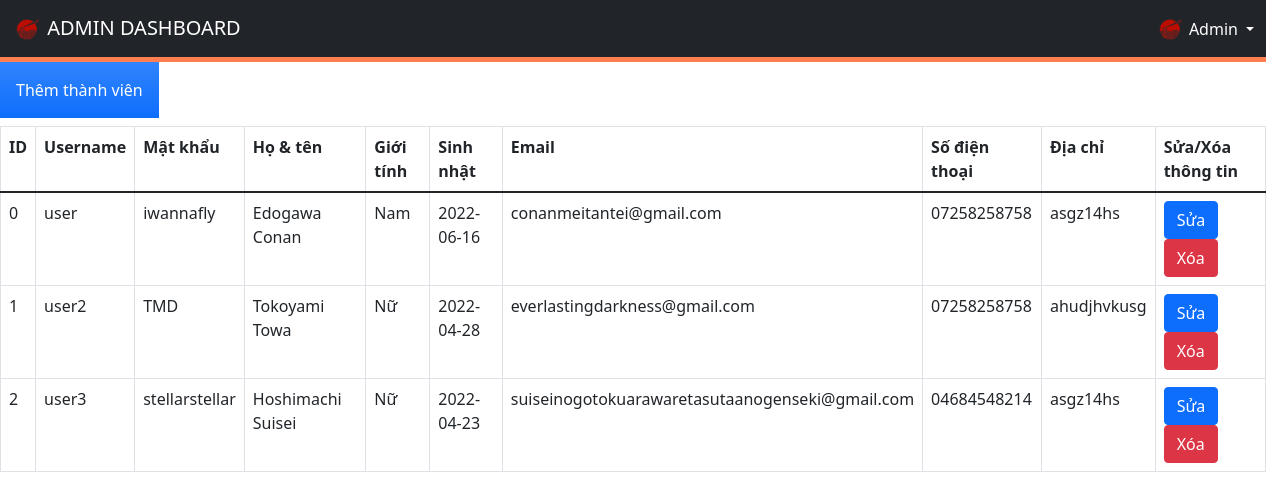
/admin/memberManagement.php, run on an earlier commit of the app's database.
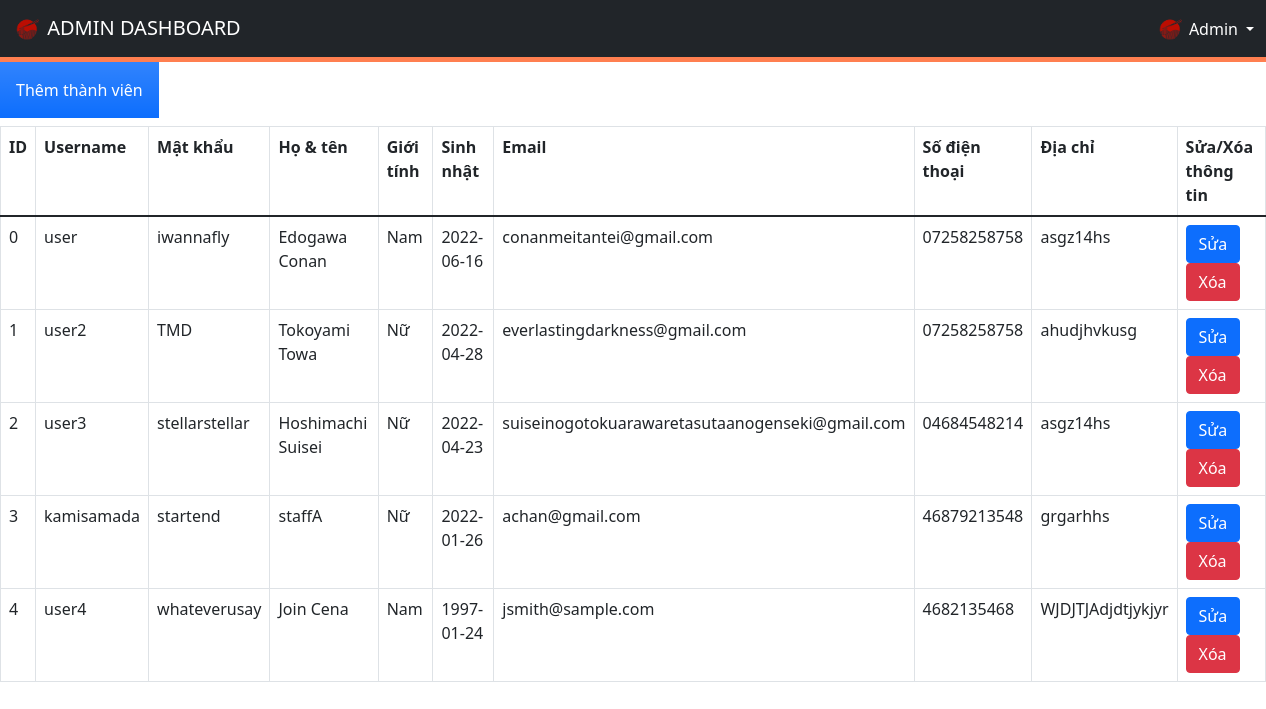
And on a later commit of the database.
### tables this page shows
CREATE TABLE `user` (
  `id` int(10) UNSIGNED NOT NULL,
  `username` varchar(100) NOT NULL,
  `password` varchar(255) NOT NULL,
  `full_name` varchar(100) NOT NULL,
  `sex` varchar(6) NOT NULL COMMENT 'Nam, Nữ, Khác',
  `birthday` date NOT NULL,
  `email` varchar(50) NOT NULL,
  `phone` varchar(15) NOT NULL,
  `address` varchar(255) NOT NULL,
  `admin` tinyint(1) NOT NULL DEFAULT 0 COMMENT '0: user, 1: admin'
);

### admin/memberManagement.php (the view, shortened to what this page needs)
<!DOCTYPE html>
<html lang="en">
<head>
  <link href="https://cdnjs.cloudflare.com/ajax/libs/font-awesome/5.9.0/css/all.min.css" rel="stylesheet">
  <link href="https://cdn.jsdelivr.net/npm/bootstrap@5.1.3/dist/css/bootstrap.min.css" rel="stylesheet">
  <link rel="stylesheet" href="admin-styles/styles.css">
</head>
<body>
  <div>
    <?php $IPATH = $_SERVER["DOCUMENT_ROOT"]."/btl-web/admin/";
    include($IPATH."navbar.php");?>
  </div>
  <form method="post" action="memberManagement.php">
    <a href="newMember.php"><input type="button" class="p-3 mb-2 bg-primary bg-gradient text-white" value="Thêm thành viên"></a>
  </form>
  <?php
    include('../config/config.php');
    echo "<table class='table table-bordered'>
            <tr>
                <th>ID</th>
                <th>Username</th>
                <th>Mật khẩu</th>
                <th>Họ & tên</th>
                <th>Giới tính</th>
                <th>Sinh nhật</th>
                <th>Email</th>
                <th>Số điện thoại</th>
                <th>Địa chỉ</th>
                <th>Sửa/Xóa thông tin</th>
            </tr>
            <tbody>";
    $sql = "SELECT * from user";
    $result = $conn->query($sql);
    if ($result->num_rows > 0) {
      while ($row = $result->fetch_assoc()) {
        $id = $row['id'];
        $username = $row['username'];
        $password = $row['password'];
        $full_name = $row['full_name'];
        $seggs = $row['sex'];
        $birthday = $row['birthday'];
        $email = $row['email'];
        $phone = $row['phone'];
        $address = $row['address'];
        echo "<tr>
                <td>" . $id . "</td>
                <td>" . $username . "</td>
                <td>" . $password . "</td>
                <td>" . $full_name . "</td>
                <td>" . $seggs . "</td>
                <td>" . $birthday . "</td>
                <td>" . $email . "</td>
                <td>" . $phone . "</td>
                <td>" . $address . "</td>
                <td>
                  <a href='editMember.php?
                    id=$id&
                    username=$username&
                    password=$password&full_name=$full_name&
                    sex=$seggs&
                    birthday=$birthday&
                    email=$email&
                    phone=$phone&
                    address=$address'
                    class='btn btn-primary m-r-1em' name='edit'>Sửa</a>
                  <a href='deleteMember.php?id=$id' class='btn btn-danger'>Xóa</a>
                </td>
              </tr>";
      }
      echo "</tbody></table>";
    }
  ?>
</body>
</html>

What changed in the data, as far as the page shows it:
added user: id "3", username "kamisamada", password "startend", full_name "staffA", sex "Nữ", birthday "2022-01-26", email "achan@gmail.com", phone "46879213548", address "grgarhhs"
added user: id "4", username "user4", password "whateverusay", full_name "Join Cena", sex "Nam", birthday "1997-01-24", email "jsmith@sample.com", phone "4682135468", address "WJDJTJAdjdtjykjyr"
